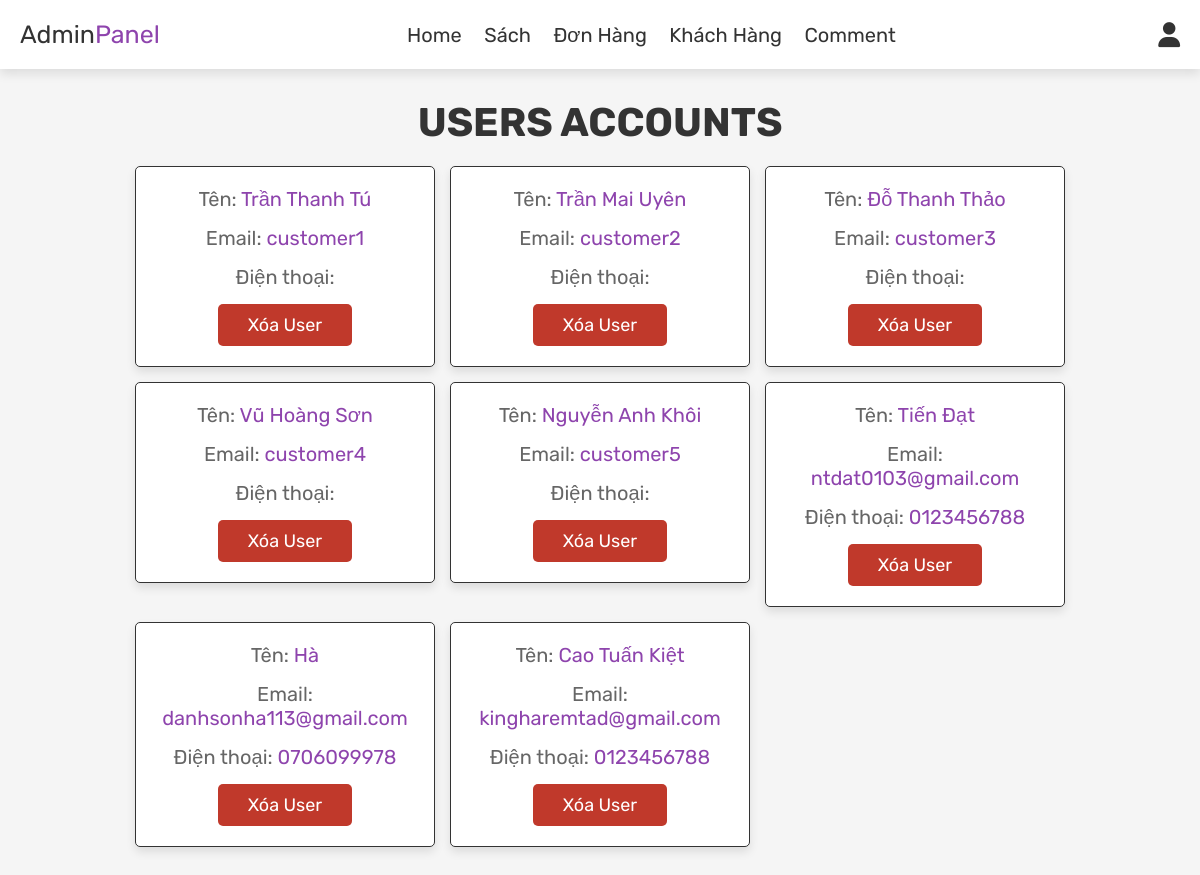
The page /app/admin/view/admin_users.php (signed in) on the database its author committed.
### tables this page shows
CREATE TABLE `customer` (
  `customer_id` int(10) NOT NULL,
  `email` varchar(50) NOT NULL,
  `pass` varchar(50) NOT NULL,
  `name` varchar(50) NOT NULL,
  `phone` varchar(10) NOT NULL,
  `code` varchar(225) NOT NULL,
  `verify_status` int(1) NOT NULL DEFAULT 0
);

### app/admin/view/admin_users.php (the view, shortened to what this page needs)
<?php
include '../php/connect.php';
?>
<!DOCTYPE html>
<html lang="en">
<head>
   <link rel="stylesheet" href="https://cdnjs.cloudflare.com/ajax/libs/font-awesome/6.2.1/css/all.min.css">
    <link rel="stylesheet" href="../css/admin_style.css">
</head>
<body>
   <?php
    include 'admin_header.php';
   ?>
    <section class="users">
        <h1 class="title">users accounts</h1>
        <div class="box-container">
            <?php
                $select_users = mysqli_query($conn, "SELECT * FROM `customer`")
                or die('query failed');
                if(mysqli_num_rows($select_users)>0){
                    while($fetch_users= mysqli_fetch_assoc($select_users)){
            ?>
            <div class="box">
                <p>Tên: <span><?php echo $fetch_users['name'];?></span></p>
                <p>Email: <span><?php echo $fetch_users['email'];?></span></p>
                <p>Điện thoại: <span><?php echo $fetch_users['phone'];?></span></p>
                <a href="admin_users.php?delete=<?php echo $fetch_users['customer_id']; ?>"
                onclick="return confirm('Bạn Muốn Xóa User Này?');"
                class="delete-btn">xóa user</a>
            </div>
            <?php
                };
            }
            else{
                echo '<p class="empty"> Chưa Có User Nào Trong Cơ Sở Dữ Liệu!</p>';
            }
            ?>
        </div>
    </section>
</body>
</html>

### app/admin/css/admin_style.css (style rules this page uses)
:root { --purple:#8e44ad; --red:#c0392b; --orange:#f39c12; --black:#333; --white:#fff; --light-color:#666; --light-white:#ccc; --light-bg:#f5f5f5; --border:.1rem solid var(--black); --box-shadow:0 .5rem 1rem rgba(0,0,0,.1); }
* { font-family: 'Rubik', sans-serif; margin:0; padding:0; box-sizing: border-box; outline: none; border:none; text-decoration: none; transition:all .2s linear; }
html { font-size: 62.5%; overflow-x: hidden; }
body { background-color: var(--light-bg); }
section { padding:3rem 2rem; }
.title { text-align: center; margin-bottom: 2rem; text-transform: uppercase; color:var(--black); font-size: 4rem; }
.btn, .option-btn, .delete-btn, .white-btn { display: inline-block; margin-top: 1rem; padding:1rem 3rem; cursor: pointer; color:var(--white); font-size: 1.8rem; border-radius: .5rem; text-transform: capitalize; }
.delete-btn { background-color: var(--red); }
.users .box-container { display: grid; grid-template-columns: repeat(auto-fit, 30rem); justify-content: center; gap:1.5rem; max-width: 1200px; margin:0 auto; align-items: flex-start; }
.users .box-container .box { background-color: var(--white); padding:2rem; border:var(--border); box-shadow: var(--box-shadow); border-radius: .5rem; text-align: center; }
.users .box-container .box p { padding-bottom: 1.5rem; font-size: 2rem; color:var(--light-color); }
.users .box-container .box p span { color:var(--purple); }
.users .box-container .box .delete-btn { margin-top: 0; }

### rows shown on the page
customer: name "Trần Thanh Tú", email "customer1"
customer: name "Trần Mai Uyên", email "customer2"
customer: name "Đỗ Thanh Thảo", email "customer3"
customer: name "Vũ Hoàng Sơn", email "customer4"
customer: name "Nguyễn Anh Khôi", email "customer5"
customer: name "Tiến Đạt", email "ntdat0103@gmail.com", phone "0123456788"
customer: name "Hà", email "danhsonha113@gmail.com", phone "0706099978"
customer: name "Cao Tuấn Kiệt", email "kingharemtad@gmail.com", phone "0123456788"
